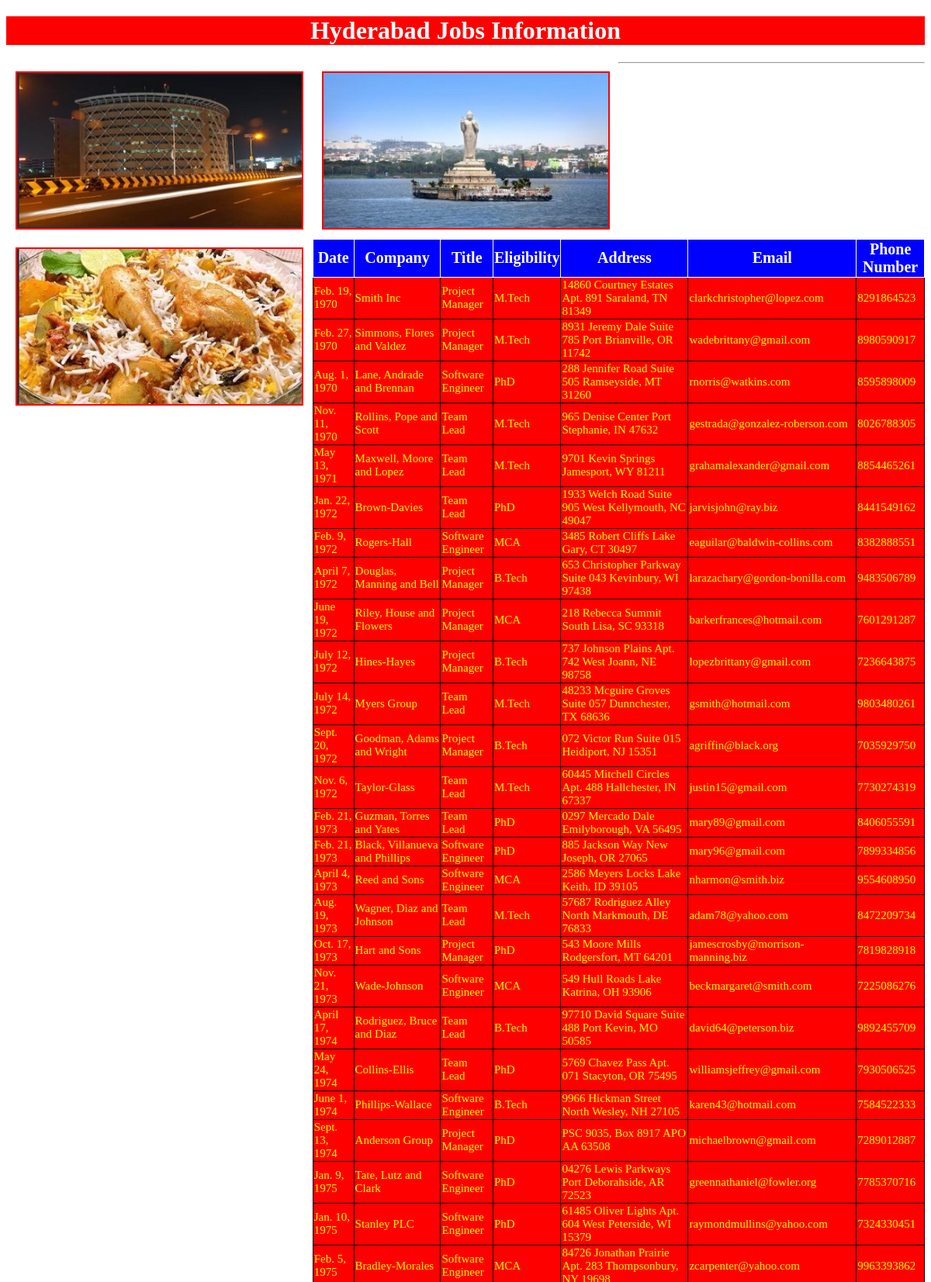
Screenshot of /hydjobs/ (upper part) with the database file from the repository.
### testapp/models.py (models this page shows)
class hydjobs(models.Model):
    date=models.DateField()
    company=models.CharField(max_length=100)
    title=models.CharField(max_length=100)
    eligibility=models.CharField(max_length=100)
    address=models.CharField(max_length=100)
    email=models.EmailField()
    phonenumber=models.IntegerField()

### testapp/views.py (the view)
# urls.py: url(r'^hydjobs/', views.hydjobs1),
def hydjobs1(request):
    jobs_list=hydjobs.objects.order_by('date')
    my_dict={'job_list' :jobs_list}
    return render(request,'testapp/hydjobs.html', context=my_dict)

### templates/testapp/hydjobs.html (shortened to what this page needs)
<!DOCTYPE html>
{% load staticfiles %}
<html lang="en" dir="ltr">
  <head>
    <link rel="stylesheet" href="{% static "css/demo1.css" %}">
  </head>
  <body>
    <h1>Hyderabad Jobs Information</h1>
      <img src="{%static "images/hyd2.jpg"%}" alt="">
      <img src="{%static "images/hyd1.jpg"%}" alt="">
      <img src="{%static "images/hyd3.jpg"%}" alt="">
      <hr>
      {% if job_list %}
      <table id='tab'>
        <thead>
          <th>Date</th>
          <th>Company</th>
          <th>Title</th>
          <th>Eligibility</th>
          <th>Address</th>
          <th>Email</th>
          <th>Phone Number</th>
        </thead>
        {%for job in job_list %}
        <tr>
          <td>{{job.date}}</td>
          <td>{{job.company}}</td>
          <td>{{job.title}}</td>
          <td>{{job.eligibility}}</td>
          <td>{{job.address}}</td>
          <td>{{job.email}}</td>
          <td>{{job.phonenumber}}</td>
        </tr>
        {% endfor %}
      </table>
      {% else %}
      <p>No Jobs Found in Hyderabad</p>
    {% endif %}
  </body>
</html>

### static/css/demo1.css (style rules this page uses)
body { background: url(https://images.unsplash.com/photo-1512665591-75fa7ba868d7?ixlib=rb-0.3.5&ixid=eyJhcHBfaWQiOjEyMDd9&s=9fff1ea450ba4c7242b1bd207630469f&auto=format&fit=crop&w=667&q=80) }
img { height: 200px; width: 31%; float: left; margin: 1.0%; border: 2px solid red; }
h1 { background: red; text-align: center; color: white; }
table,thead,th, tr, td { color: yellow; background: red; border: 0.99px solid black; font-size: 15px; margin: auto; border-collapse:collapse; }
thead, th { color:white; border:1px solid white; font-size: 20px; margin:auto; background:blue; }

### rows the page displays
hydjobs: date "Feb. 19, 1970", company "Smith Inc", title "Project Manager", eligibility "M.Tech", address "14860 Courtney Estates Apt. 891 Saraland, TN 81349", email "clarkchristopher@lopez.com", phonenumber "8291864523"
hydjobs: date "Feb. 27, 1970", company "Simmons, Flores and Valdez", title "Project Manager", eligibility "M.Tech", address "8931 Jeremy Dale Suite 785 Port Brianville, OR 11742", email "wadebrittany@gmail.com", phonenumber "8980590917"
hydjobs: date "Aug. 1, 1970", company "Lane, Andrade and Brennan", title "Software Engineer", eligibility "PhD", address "288 Jennifer Road Suite 505 Ramseyside, MT 31260", email "rnorris@watkins.com", phonenumber "8595898009"
hydjobs: date "Nov. 11, 1970", company "Rollins, Pope and Scott", title "Team Lead", eligibility "M.Tech", address "965 Denise Center Port Stephanie, IN 47632", email "gestrada@gonzalez-roberson.com", phonenumber "8026788305"
hydjobs: date "May 13, 1971", company "Maxwell, Moore and Lopez", title "Team Lead", eligibility "M.Tech", address "9701 Kevin Springs Jamesport, WY 81211", email "grahamalexander@gmail.com", phonenumber "8854465261"
hydjobs: date "Jan. 22, 1972", company "Brown-Davies", title "Team Lead", eligibility "PhD", address "1933 Welch Road Suite 905 West Kellymouth, NC 49047", email "jarvisjohn@ray.biz", phonenumber "8441549162"
hydjobs: date "Feb. 9, 1972", company "Rogers-Hall", title "Software Engineer", eligibility "MCA", address "3485 Robert Cliffs Lake Gary, CT 30497", email "eaguilar@baldwin-collins.com", phonenumber "8382888551"
hydjobs: date "April 7, 1972", company "Douglas, Manning and Bell", title "Project Manager", eligibility "B.Tech", address "653 Christopher Parkway Suite 043 Kevinbury, WI 97438", email "larazachary@gordon-bonilla.com", phonenumber "9483506789"
hydjobs: date "June 19, 1972", company "Riley, House and Flowers", title "Project Manager", eligibility "MCA", address "218 Rebecca Summit South Lisa, SC 93318", email "barkerfrances@hotmail.com", phonenumber "7601291287"
hydjobs: date "July 12, 1972", company "Hines-Hayes", title "Project Manager", eligibility "B.Tech", address "737 Johnson Plains Apt. 742 West Joann, NE 98758", email "lopezbrittany@gmail.com", phonenumber "7236643875"
hydjobs: date "July 14, 1972", company "Myers Group", title "Team Lead", eligibility "M.Tech", address "48233 Mcguire Groves Suite 057 Dunnchester, TX 68636", email "gsmith@hotmail.com", phonenumber "9803480261"
hydjobs: date "Sept. 20, 1972", company "Goodman, Adams and Wright", title "Project Manager", eligibility "B.Tech", address "072 Victor Run Suite 015 Heidiport, NJ 15351", email "agriffin@black.org", phonenumber "7035929750"
hydjobs: date "Nov. 6, 1972", company "Taylor-Glass", title "Team Lead", eligibility "M.Tech", address "60445 Mitchell Circles Apt. 488 Hallchester, IN 67337", email "justin15@gmail.com", phonenumber "7730274319"
hydjobs: date "Feb. 21, 1973", company "Guzman, Torres and Yates", title "Team Lead", eligibility "PhD", address "0297 Mercado Dale Emilyborough, VA 56495", email "mary89@gmail.com", phonenumber "8406055591"
hydjobs: date "Feb. 21, 1973", company "Black, Villanueva and Phillips", title "Software Engineer", eligibility "PhD", address "885 Jackson Way New Joseph, OR 27065", email "mary96@gmail.com", phonenumber "7899334856"
hydjobs: date "April 4, 1973", company "Reed and Sons", title "Software Engineer", eligibility "MCA", address "2586 Meyers Locks Lake Keith, ID 39105", email "nharmon@smith.biz", phonenumber "9554608950"
hydjobs: date "Aug. 19, 1973", company "Wagner, Diaz and Johnson", title "Team Lead", eligibility "M.Tech", address "57687 Rodriguez Alley North Markmouth, DE 76833", email "adam78@yahoo.com", phonenumber "8472209734"
hydjobs: date "Oct. 17, 1973", company "Hart and Sons", title "Project Manager", eligibility "PhD", address "543 Moore Mills Rodgersfort, MT 64201", email "jamescrosby@morrison-manning.biz", phonenumber "7819828918"
hydjobs: date "Nov. 21, 1973", company "Wade-Johnson", title "Software Engineer", eligibility "MCA", address "549 Hull Roads Lake Katrina, OH 93906", email "beckmargaret@smith.com", phonenumber "7225086276"
hydjobs: date "April 17, 1974", company "Rodriguez, Bruce and Diaz", title "Team Lead", eligibility "B.Tech", address "97710 David Square Suite 488 Port Kevin, MO 50585", email "david64@peterson.biz", phonenumber "9892455709"
hydjobs: date "May 24, 1974", company "Collins-Ellis", title "Team Lead", eligibility "PhD", address "5769 Chavez Pass Apt. 071 Stacyton, OR 75495", email "williamsjeffrey@gmail.com", phonenumber "7930506525"
hydjobs: date "June 1, 1974", company "Phillips-Wallace", title "Software Engineer", eligibility "B.Tech", address "9966 Hickman Street North Wesley, NH 27105", email "karen43@hotmail.com", phonenumber "7584522333"
hydjobs: date "Sept. 13, 1974", company "Anderson Group", title "Project Manager", eligibility "PhD", address "PSC 9035, Box 8917 APO AA 63508", email "michaelbrown@gmail.com", phonenumber "7289012887"
hydjobs: date "Jan. 9, 1975", company "Tate, Lutz and Clark", title "Software Engineer", eligibility "PhD", address "04276 Lewis Parkways Port Deborahside, AR 72523", email "greennathaniel@fowler.org", phonenumber "7785370716"
hydjobs: date "Jan. 10, 1975", company "Stanley PLC", title "Software Engineer", eligibility "PhD", address "61485 Oliver Lights Apt. 604 West Peterside, WI 15379", email "raymondmullins@yahoo.com", phonenumber "7324330451"
hydjobs: date "Feb. 5, 1975", company "Bradley-Morales", title "Software Engineer", eligibility "MCA", email "zcarpenter@yahoo.com", phonenumber "9963393862"
